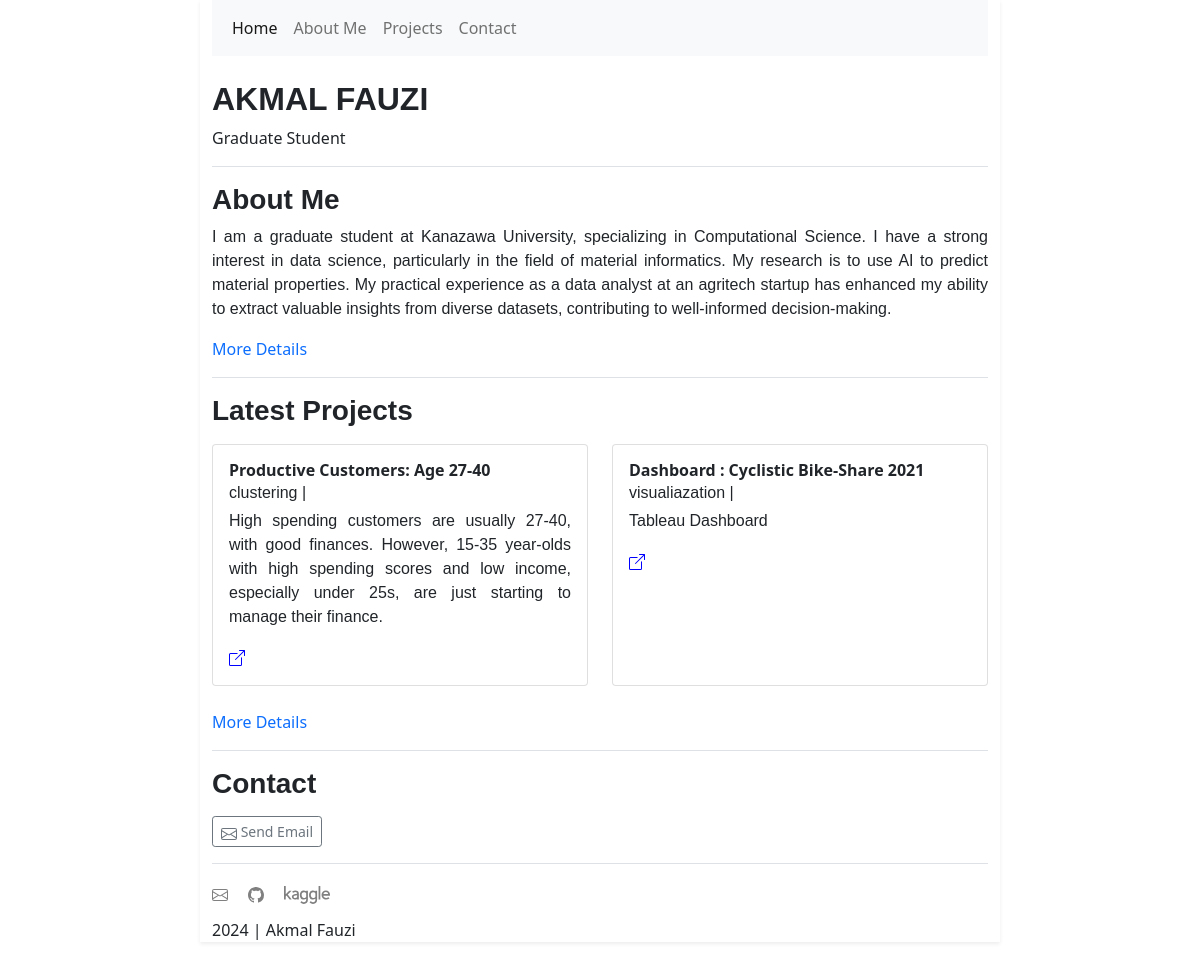
Before: / with the older database file.
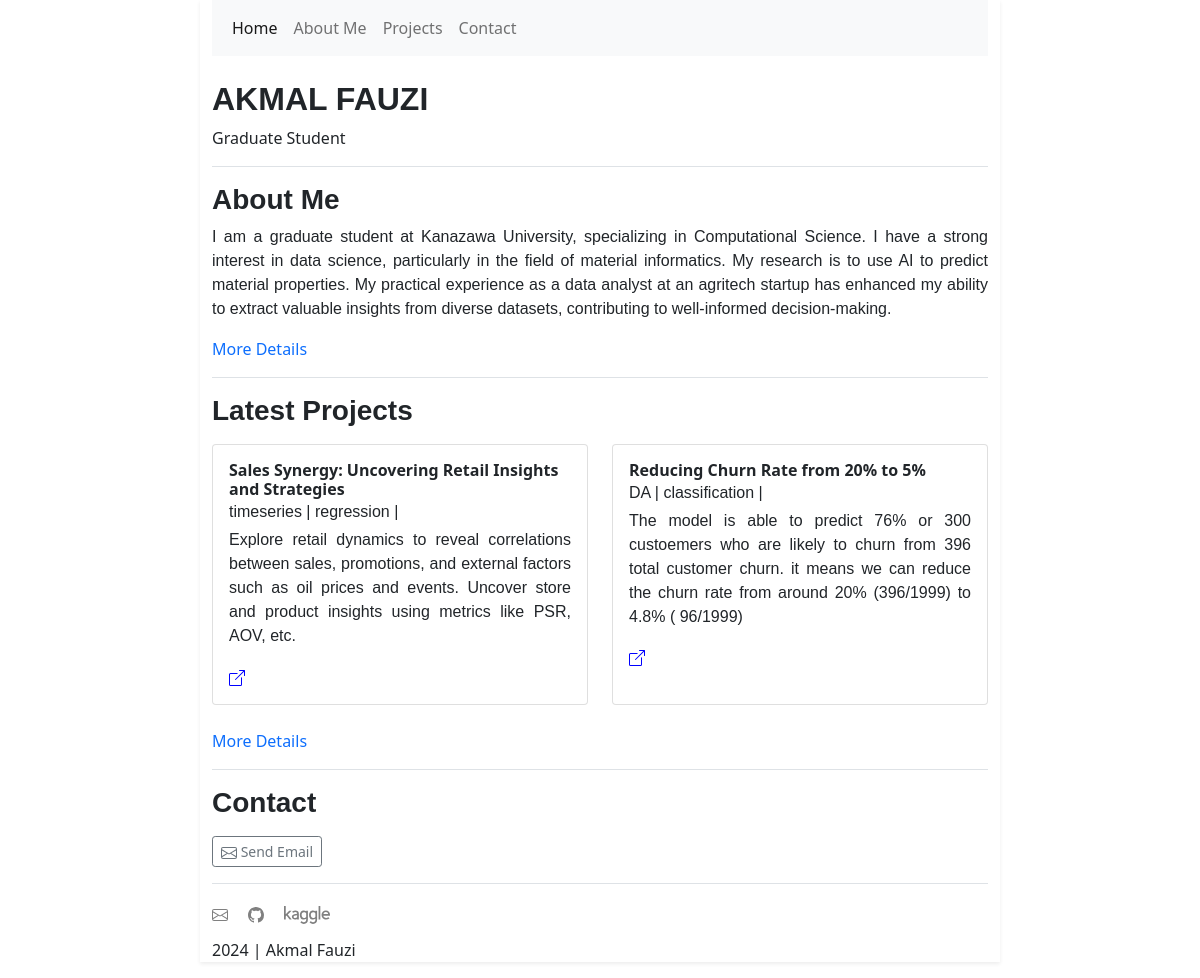
After: the same page with the newer database file.
### projects/models.py (models this page shows, shortened)
class projects(models.Model):
    title = models.CharField(max_length=60)
    description = models.TextField(max_length=200)
    link = models.URLField()
    categories = models.ManyToManyField(category)
    published = models.DateTimeField(auto_now_add=True, blank=True, null=True)
    updated = models.DateTimeField(auto_now=True, blank=True, null=True)

class category(models.Model):
    name = models.CharField(max_length=50)
    def __str__(self):
        return self.name

### home/views.py (the view)
# urls.py: path("", HomeView.as_view(), name="index")
class HomeView(ListView):
    model = projects
    template_name = "home/index.html"
    context_object_name = "list_projects"
    ordering = ['-published']
    def get_queryset(self):
        return self.model.objects.order_by('-published')[:2]

### home/templates/home/index.html (shortened to what this page needs)
{% extends 'base.html' %}  {% block name %}
<section class="border-bottom mt-4">
  <h2>AKMAL FAUZI</h2>
  <p class="font-weight-light">Graduate Student</p>
</section>
{% endblock name %} {% block content %}
<section id="about" class="border-bottom mt-3 pb-3">
  <h3>About Me</h3>
  <p class="justify-content-between text">
    I am a graduate student at Kanazawa University, specializing in
    Computational Science. I have a strong interest in data science,
    particularly in the field of material informatics. My research is to use AI
    to predict material properties. My practical experience as a data analyst at
    an agritech startup has enhanced my ability to extract valuable insights
    from diverse datasets, contributing to well-informed decision-making.
  </p>
  <a href="#" class="text-decoration-none">More Details</a>
</section>
<section id="projects" class="border-bottom mt-3 pb-3">
  <h3 class="mb-3">Latest Projects</h3>
  <div class="row mb-3">
    {%for project in list_projects%}
    <div class="col-sm-6 d-flex mb-2">
      <div class="card flex-fill">
        <div class="card-body">
          <h5 class="card-title fs-6 fw-bold mb-0">{{project.title}}</h5>
          {% for category in project.categories.all %}
          <span class="text">{{category}} | </span>
          {% endfor %}
          <p class="card-text text mt-1">{{project.description}}</p>
          <a href="{{project.link}}" class="btn-link">
          </a>
        </div>
      </div>
    </div>
    {%endfor%}
  </div>
  <a
    class="text-decoration-none {% if request.resolver_match.url_name == 'index' and request.resolver_match.app_name == 'projects' %}active{% endif %}"
    href="{% url 'projects:index' 1 %}"
    >More Details</a
  >
</section>
<section id="contact" class="border-bottom mt-3 pb-3">
  <h3 class="mb-3">Contact</h3>
  <button type="button" class="btn btn-sm btn-outline-secondary">
    Send Email
  </button>
</section>
{% endblock content %}

Changed rows visible on the page:
no longer on this page (row unchanged): projects: title "Productive Customers: Age 27-40", description "High spending customers are usually 27-40, with good finances. However, 15-35 year-olds with high spending scores and low income, especially under 25s, are just starting to manage their finance."
no longer on this page (row unchanged): category: name "clustering", shown under "Productive Customers: Age 27-40"
no longer on this page (row unchanged): projects: title "Dashboard : Cyclistic Bike-Share 2021", description "Tableau Dashboard"
no longer on this page (row unchanged): category: name "visualiazation", shown under "Dashboard : Cyclistic Bike-Share 2021"
added projects: title "Sales Synergy: Uncovering Retail Insights and Strategies", description "Explore retail dynamics to reveal correlations between sales, promotions, and external factors such as oil prices and events. Uncover store and product insights using metrics like PSR, AOV, etc."
added category: name "timeseries", shown under "Sales Synergy: Uncovering Retail Insights and Strategies"
added category: name "regression", shown under "Sales Synergy: Uncovering Retail Insights and Strategies"
added projects: title "Reducing Churn Rate from 20% to 5%", description "The model is able to predict 76% or 300 custoemers who are likely to churn from 396 total customer churn. it means we can reduce the churn rate from around 20% (396/1999) to 4.8% ( 96/1999)"
now on this page (row unchanged): category: name "DA", shown under "Reducing Churn Rate from 20% to 5%"
added category: name "classification", shown under "Reducing Churn Rate from 20% to 5%"
